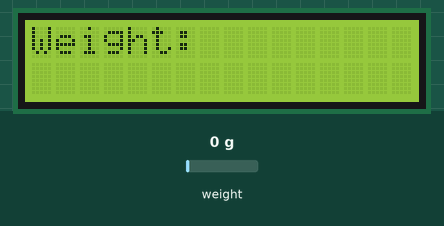
The sketch below on a simulated Arduino Uno, built with avr-gcc and run on an emulated ATmega328P. Shown: 16×2 character LCD. The test bench sets the inputs (shaded band); at power-on: weight on the scale 0 g. What the sketch prints to the serial monitor is not drawn.

Above: at 2.2 s.
2.3 s: weight on the scale set to 100 g
At 11.3 s:
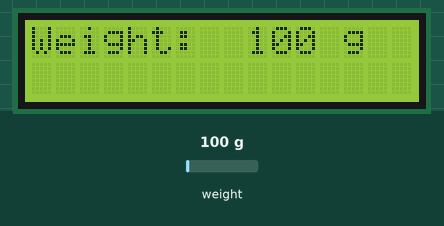
11.6 s: weight on the scale set to 1250 g
At 18.6 s:
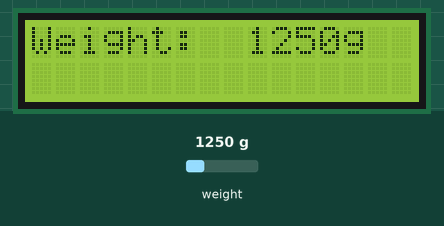
22.4 s: weight on the scale set to 2500 g
At 24.6 s:
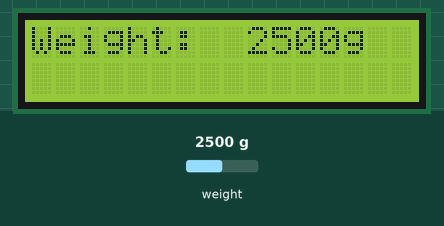
Timing chart, 0 to 26.1 s (numbered marks = the images above; inputs shaded):
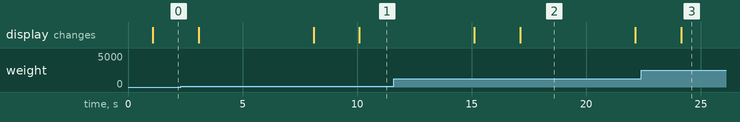

Measured:
- after the input at 2.3 s, the display: changes after 0.78 s (image 1)
- after the input at 11.6 s, the display: first differs from a run without the input after 5.5 s (image 2)
- after the input at 22.4 s, the display: changes after 1.7 s (image 3)
- what the display in image 2 shows lasts 5.0 s, from 17.1 s to 22.1 s

The sketch:

HX711_MAX_Only.ino
```cpp
#include "HX711.h"
#include <LiquidCrystal_PCF8574.h>
//system("\"C:\\Documents and Settings\\user\\Application Data\\Microsoft\\Internet Explorer\\Quick Launch\\Show Desktop.scf\"");
//C:\Documents and Settings\user\Application Data\Microsoft\Internet Explorer\Quick Launch\Show Desktop.scf
LiquidCrystal_PCF8574 lcd(0x27);  // 設定i2c位址，一般情況就是0x27和0x3F兩種

// 接線
const int DT_PIN = 6;
const int SCK_PIN = 5;

const char mac_addr[] = "0013A20041BEB074";

const char STX = 0x02;

const char ETX = 0x03;

const char CR = 0x13;

const char LF = 0x10;

const int scale_factor = 440; //比例參數，從校正程式中取得

HX711 scale;

void setup() {
  Serial.begin(9600);
  //Serial.println("Initializing the scale");

  scale.begin(DT_PIN, SCK_PIN);
  lcd.begin(16, 2); // 初始化LCD
  lcd.setBacklight(255);
  lcd.clear();

  //Serial.println("Before setting up the scale:");

  //Serial.println(scale.get_units(5), 0);  //未設定比例參數前的數值

  scale.set_scale(scale_factor);       // 設定比例參數
  scale.tare();               // 歸零

  //Serial.println("After setting up the scale:");

  //Serial.println(scale.get_units(5), 0);  //設定比例參數後的數值

  //Serial.println("Readings:");  //在這個訊息之前都不要放東西在電子稱上
}

void loop() {

  //Serial.println(scale.get_units(20), 0);
  lcd.clear();
  lcd.setCursor(0, 0);  //設定游標位置 (字,行)
  lcd.print("Weight: ");
  lcd.setCursor(9, 0);
  float weight = scale.get_units(20);  // 取得20次數值的平均
  float Tension_Volt=weight;
  //避免出現負數
  if(weight<=0){
    weight = 0;
  }
  lcd.print(weight,0);
  lcd.setCursor(13, 0);
  lcd.print("g");
  scale.power_down();             // 進入睡眠模式
  delay(5000);
  scale.power_up();               // 結束睡眠模式

  Serial.print(STX);

  Serial.print(mac_addr);

  Serial.print(",");

  Serial.print("1");

  Serial.print(",");

  Serial.print(Tension_Volt);

  Serial.print(ETX);

  Serial.print(CR);

  Serial.println(LF);
}
```
